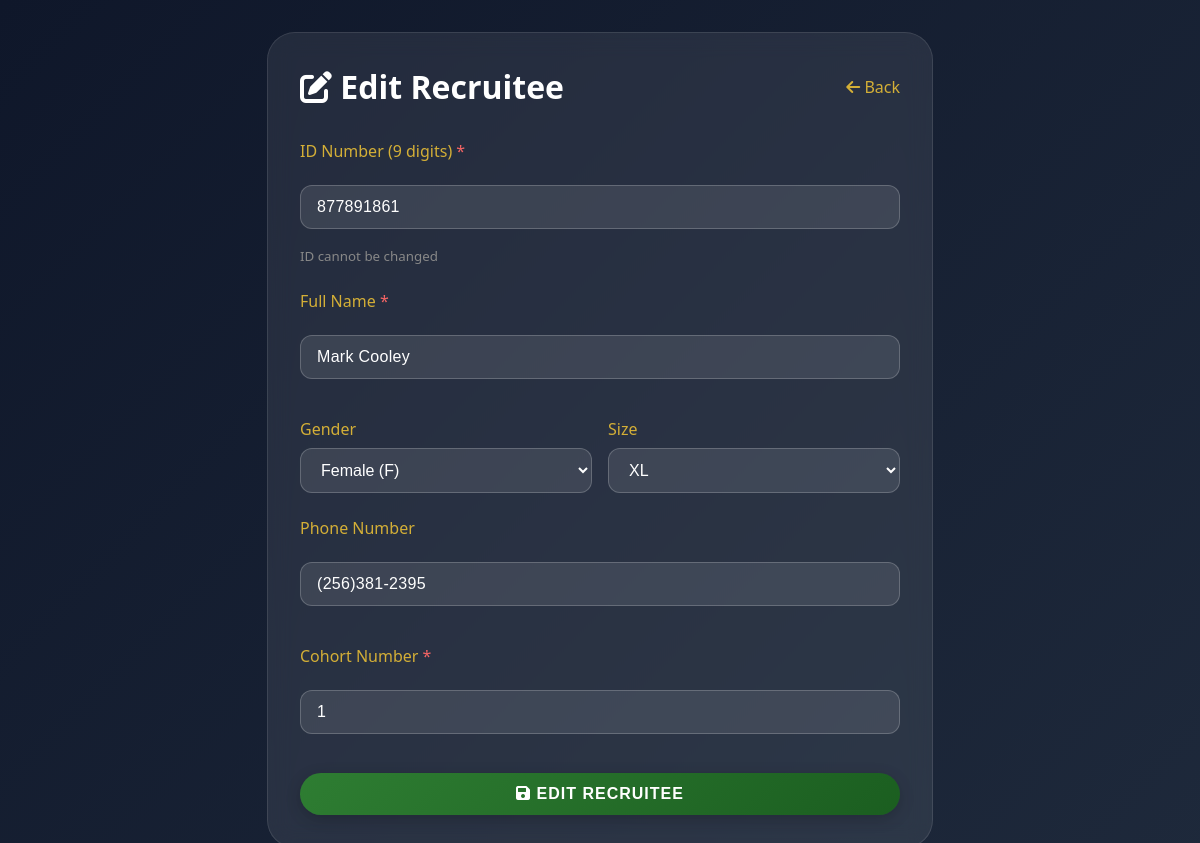
/admin/database/edit/877891861 (signed in), run on the app's committed database.
### tables this page shows
CREATE TABLE recruitees (
            id_number TEXT PRIMARY KEY,  
            name TEXT,                     
            gender TEXT,             
            size TEXT,                  
            phone_number TEXT,             
            cohort_number INTEGER          
        );

### routes.py (the view, shortened to what this page needs)
    @app.route('/admin/database/edit/<id_number>', methods=['GET', 'POST'])
    @admin_required
    def admin_edit_recruitee(id_number):
        from models import get_recruitee_by_id, update_recruitee
        recruitee = get_recruitee_by_id(id_number)
        if not recruitee:
            flash('Recruitee not found.', 'error')
            return redirect(url_for('admin_database'))
        return render_template('admin_database_form.html', action='Edit', recruitee=recruitee)

### app.py (called while the page is built)
@login_manager.user_loader
def load_user(user_id):
    from models import get_db_connection
    conn = get_db_connection()
    cursor = conn.cursor()
    cursor.execute("SELECT id, username, role FROM users WHERE id = ?", (user_id,))
    user = cursor.fetchone()
    conn.close()
    if user:
        return User(user['id'], user['username'], user['role'])
    return None

### auth.py (called while the page is built)
def role_required(*roles):
    def decorator(f):
        @wraps(f)
        def decorated_function(*args, **kwargs):
            if not current_user.is_authenticated:
                flash('Please log in to access this page.', 'error')
                return redirect(url_for('login'))
            if current_user.role not in roles:
                flash('You do not have permission to access this page.', 'error')
                return abort(403)
            return f(*args, **kwargs)
        return decorated_function
    return decorator

### models.py (called while the page is built)
def get_db_connection():
    conn = sqlite3.connect(DATABASE_PATH)
    conn.row_factory = sqlite3.Row
    return conn

def get_recruitee_by_id(id_number):
    conn = get_db_connection()
    cursor = conn.cursor()
    cursor.execute("SELECT * FROM recruitees WHERE id_number = ?", (id_number,))
    row = cursor.fetchone()
    conn.close()
    return row

### templates/admin_database_form.html (shortened to what this page needs)
<!DOCTYPE html>
<html lang="en">
<head>
    <link rel="stylesheet" href="/static/css/style.css">
    <link rel="stylesheet" href="/static/css/admin_database_form.css">
    <link rel="stylesheet" href="https://cdnjs.cloudflare.com/ajax/libs/font-awesome/6.0.0-beta3/css/all.min.css">
</head>
<body class="admin-page">
    <div class="form-container">
        <div class="form-header">
            <h1><i class="fas fa-{{ 'edit' if action == 'Edit' else 'plus' }}"></i> {{ action }} Recruitee</h1>
            <a href="/admin/database" class="back-link"><i class="fas fa-arrow-left"></i> Back</a>
        </div>
        <form method="POST">
            <div class="form-group">
                <label class="required">ID Number (9 digits)</label>
                <input type="text" name="id_number" value="{{ recruitee.id_number if recruitee else '' }}" {% if action == 'Edit' %}readonly{% endif %} required>
                {% if action == 'Edit' %}<small style="color: #888;">ID cannot be changed</small>{% endif %}
            </div>
            <div class="form-group">
                <label class="required">Full Name</label>
                <input type="text" name="name" value="{{ recruitee.name if recruitee else '' }}" required>
            </div>
            <div class="form-row">
                <div class="form-group">
                    <label>Gender</label>
                    <select name="gender">
                        <option value="F" {% if recruitee and recruitee.gender == 'F' %}selected{% endif %}>Female (F)</option>
                    </select>
                </div>
                <div class="form-group">
                    <label>Size</label>
                    <select name="size">
                        <option value="XL" {% if recruitee and recruitee.size == 'XL' %}selected{% endif %}>XL</option>
                    </select>
                </div>
            </div>
            <div class="form-group">
                <label>Phone Number</label>
                <input type="tel" name="phone" value="{{ recruitee.phone_number if recruitee else '' }}" placeholder="e.g., 0712345678">
            </div>
            <div class="form-group">
                <label class="required">Cohort Number</label>
                <input type="number" name="cohort" value="{{ recruitee.cohort_number if recruitee else '' }}" min="1" max="99" required>
            </div>
            <button type="submit"><i class="fas fa-save"></i> {{ action }} Recruitee</button>
        </form>
    </div>
</body>
</html>

### static/css/style.css (style rules this page uses)
body { font-family: 'Segoe UI', Tahoma, Geneva, Verdana, sans-serif; margin: 0; padding: 0; min-height: 100vh; background: linear-gradient(rgba(0, 0, 0, 0.65), rgba(0, 0, 0, 0.65)), url('https://images.unsplash.com/photo-1582555172866-f73bb12a2ab3?ixlib=rb-4.0.3&auto=format&fit=crop&w=2070&q=80'); background-size: cover; background-position: center center; background-attachment: fixed; }
body { padding-top: 0; }
h1 { color: #333; margin-bottom: 0.5rem; }
input { width: 80%; padding: 10px; margin: 10px 0; border: 1px solid #ccc; border-radius: 4px; font-size: 16px; }
button { background: #007bff; color: white; border: none; padding: 10px 20px; border-radius: 4px; cursor: pointer; font-size: 16px; }
input { width: 100%; padding: 14px 18px; margin: 15px 0; background: rgba(255, 255, 255, 0.1); border: 1px solid rgba(255, 255, 255, 0.2); border-radius: 60px; font-size: 1rem; color: white; transition: all 0.3s ease; box-sizing: border-box; }
input::placeholder { color: rgba(255, 255, 255, 0.5); font-weight: 300; letter-spacing: 0.5px; }
button { background: linear-gradient(135deg, #4ecdc4, #44a08d); border: none; padding: 14px 28px; border-radius: 60px; color: white; font-weight: bold; font-size: 1rem; cursor: pointer; transition: all 0.2s ease; width: 100%; text-transform: uppercase; letter-spacing: 1px; box-shadow: 0 4px 15px rgba(0,0,0,0.2); position: relative; overflow: hidden; }
button::before { content: ''; position: absolute; top: 0; left: -100%; width: 100%; height: 100%; background: linear-gradient(90deg, transparent, rgba(255,255,255,0.3), transparent); transition: left 0.5s ease; }
input { width: 100%; padding: 16px 20px; background: rgba(255, 255, 255, 0.1); border: 1px solid rgba(255, 255, 255, 0.2); border-radius: 60px; font-size: 1rem; color: white; transition: all 0.25s ease; box-sizing: border-box; font-weight: 400; letter-spacing: 0.3px; }
input::placeholder { color: rgba(255, 255, 255, 0.4); font-weight: 300; transition: color 0.2s; }

### static/css/admin_database_form.css (style rules this page uses)
.admin-page { background: linear-gradient(135deg, #0f172a 0%, #1e293b 100%); min-height: 100vh; padding: 2rem; font-family: 'Segoe UI', system-ui, sans-serif; }
.form-container { max-width: 600px; margin: 0 auto; background: rgba(255,255,255,0.08); backdrop-filter: blur(12px); border-radius: 28px; padding: 2rem; border: 1px solid rgba(255,255,255,0.1); }
.form-header { display: flex; justify-content: space-between; align-items: center; margin-bottom: 2rem; }
.form-header h1 { color: white; margin: 0; }
.back-link { color: #D4AF37; text-decoration: none; }
.form-group { margin-bottom: 1.5rem; }
label { display: block; color: #D4AF37; margin-bottom: 0.5rem; font-weight: 500; }
input, select { width: 100%; padding: 12px 16px; background: rgba(255,255,255,0.1); border: 1px solid rgba(255,255,255,0.2); border-radius: 12px; color: white; font-size: 1rem; box-sizing: border-box; }
.form-row { display: flex; gap: 1rem; flex-wrap: wrap; }
.form-row .form-group { flex: 1; }
button { background: linear-gradient(135deg, #2E7D32, #1B5E20); border: none; padding: 12px 24px; border-radius: 40px; color: white; font-weight: bold; cursor: pointer; width: 100%; font-size: 1rem; transition: all 0.2s; }
.required:after { content: " *"; color: #f56565; }

### data on the page
recruitees: id_number "877891861", name "Mark Cooley", gender "Female (F)", size "XL", phone "(256)381-2395", cohort "1"

### other printed values
{{ action }} "Edit"
{{ action }} "EDIT"
